Frame 1 (no input): blank canvas, image omitted
Frame 60 (no input): blank canvas, image omitted
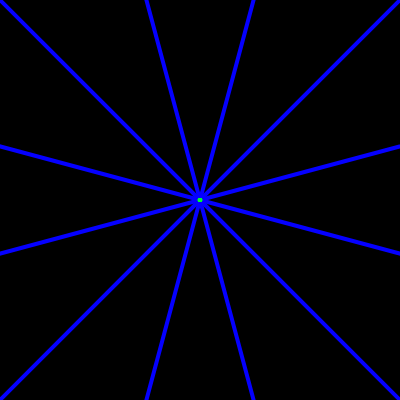
Frame 120 (the mouse pressed at the canvas centre since frame 60)

The p5.js sketch whose frames 1 and 60 were blank and that drew this single picture after the mouse press (run headless with seeded random() and noise() and a simulated clock; from frame 60 on, the mouse is pressed at the canvas centre):

// p5.js sketch
// ── sketch.js
let symmetry = 6;
let angle = 360/symmetry;
let clearButton;
let slider;
let xoff = 0;

function setup() {
  createCanvas(400, 400);
  angleMode(DEGREES);
    background(0);
  
  clearbutton = createButton("CLEAR");
  clearbutton.mousePressed(clearDesign)
 slider = createSlider(1,32,4,0.1);
 colorMode(HSB,255,255,255)

}

function clearDesign(){
background(0);
}

function draw() {
  translate(width/2,height/2)
    
  if (mouseX > 0 && mouseX < width && mouseY > 0 && mouseY < height) {
   let mx = mouseX - width / 2;
    let my = mouseY - height / 2;
    let pmx = pmouseX - width / 2;
    let pmy = pmouseY - height / 2;
 
  if(mouseIsPressed){
    let hu = noise(xoff) * 255
      xoff += 0.01;
      stroke(hu, 255,255,100);
  for(let i = 0; i < symmetry; i++){
    
    rotate(angle);  
  //let d = dist(mx,my,pmx,pmy)
  let sw = slider.value();
  strokeWeight(sw);
    line(mx,my,pmx,pmy)
         push();
    scale(1,-1)
    line(mx,my,pmx,pmy)
     pop();

  }  
  } 
    
}
}
